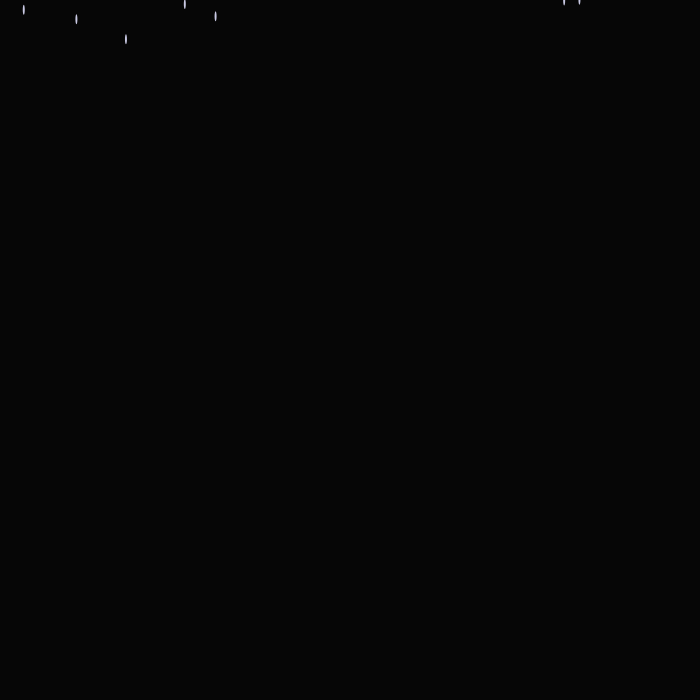
Frame 1 (no input)
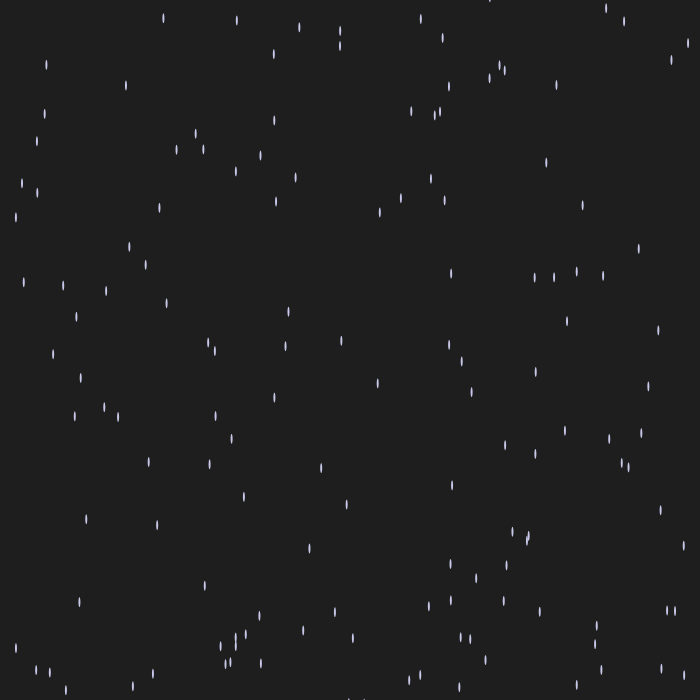
Frame 60 (the mouse pressed at the canvas centre just before this capture)
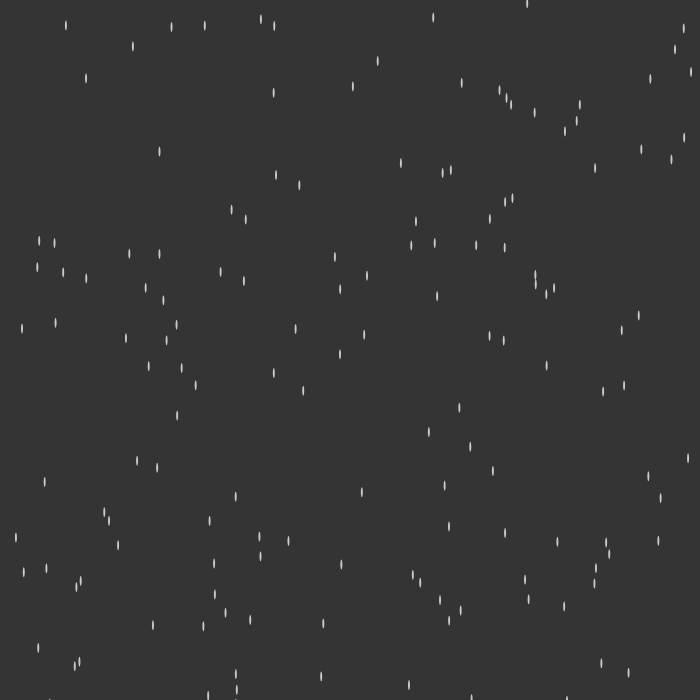
Frame 120 (the mouse held since frame 60 and released just before this capture)

The Processing sketch that drew these frames (run headless with seeded random() and noise(); from frame 60 on, the mouse is pressed at the canvas centre):

// Processing sketch: processing_157074
// ── processing_157074.pde

int ballCount=200;
float[] circleX = new float [ballCount];
float[] circleY = new float [ballCount];
float gravity;
float[] speedY = new float[ballCount];
float diam=10;

void setup() {
  size(700, 700);

  for (int i=0; i<ballCount; i++) {
    circleX[i]=random(diam/2, width-diam/2);
    circleY[i]=random(-1000, 0);
    speedY[i]=50;
  }

  gravity=0.1;
}

void draw() {
  
  
//  for (int i=0; i<ballCount - 1; i++) {
//    circleX[i] = circleX[i+1];
//    circleY[i] = circleY[i+1];
//  }
//
//  circleX[ballCount-1]=circleX;
//  circleY[ballCount-1]=circleY;

  float brightness = map(sin(frameCount/3),-1, 1, 1, 2);
  background(40*brightness/random(1,10));
  
  noStroke();
  fill(200, 200, random(200, 255));
  for (int i=0; i<ballCount; i++) {
    circleY[i] += speedY[i];
    speedY[i] += gravity;
    ellipse(circleX[i], circleY[i], 2, diam);

    if (circleY[i]>height) {
      circleY[i]=random(-500, 0);
      gravity=0;
      
    }
  }
}
